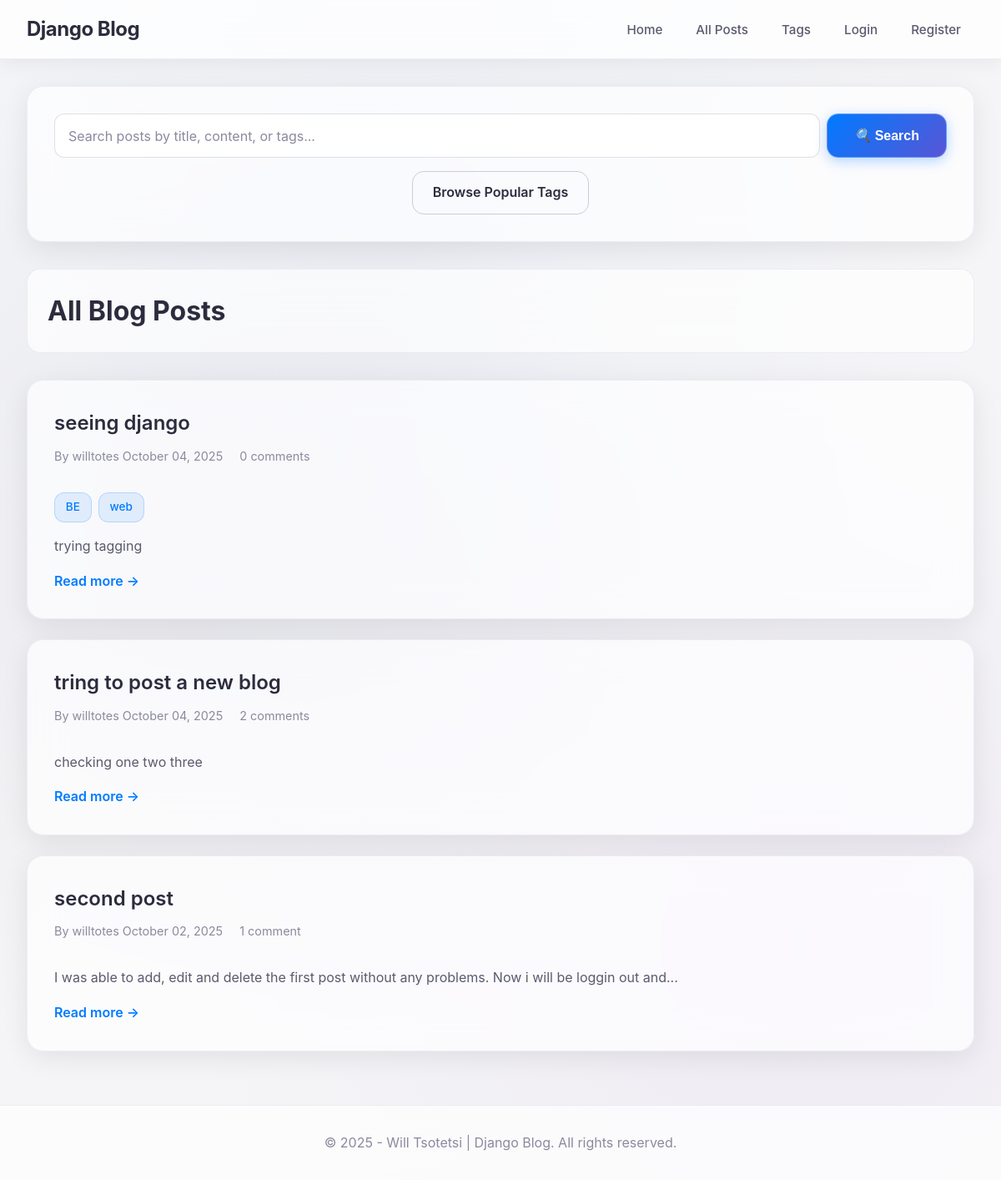
/posts/, run on the app's committed database.
### blog/models.py (models this page shows, shortened)
class Post(models.Model):
    title = models.CharField(max_length=200)
    content = models.TextField()
    published_date = models.DateTimeField(default=timezone.now)
    author = models.ForeignKey(User, on_delete=models.CASCADE)
    tags = TaggableManager(blank=True)
    def excerpt(self, length=100):
        return self.content[:length] + '...' if len(self.content) > length else self.content
    def comment_count(self):
        return self.comments.count()

### blog/views.py (the view)
# urls.py: path('posts/', PostListView.as_view(), name='post-list'),
class PostListView(ListView):
    model = Post
    template_name = 'blog/post_list.html'
    context_object_name = 'posts'
    ordering = ['-published_date']
    paginate_by = 5

### blog/templates/blog/post_list.html (shortened to what this page needs)
{% extends "blog/base.html" %}
{% block content %}
<div class="search-section">
    <div class="search-container">
        <form method="GET" action="{% url 'search' %}" class="search-form">
            <div class="input-group">
                <input type="text" name="q" class="form-control search-input"
                       placeholder="Search posts by title, content, or tags..."
                       value="{{ request.GET.q }}">
                <button type="submit" class="btn btn-primary search-btn">
                    <i class="search-icon">🔍</i> Search
                </button>
            </div>
        </form>
        <div class="search-actions">
            <a href="{% url 'popular-tags' %}" class="btn btn-outline">Browse Popular Tags</a>
        </div>
    </div>
</div>
<div class="posts-header">
    <h1>All Blog Posts</h1>
</div>
{% if posts %}
    <div class="posts-list">
        {% for post in posts %}
        <article class="post-item">
            <h2><a href="{% url 'post-detail' post.pk %}">{{ post.title }}</a></h2>
            <div class="post-meta">
                <span class="author">By {{ post.author.username }}</span>
                <span class="date">{{ post.published_date|date:"F d, Y" }}</span>
                <span class="comment-count">{{ post.comment_count }} comment{{ post.comment_count|pluralize }}</span>
            </div>
            {% if post.tags.all %}
            <div class="post-tags-small">
                {% for tag in post.tags.all %}
                <a href="{% url 'tagged-posts' tag.name %}" class="tag tag-small">{{ tag.name }}</a>
                {% endfor %}
            </div>
            {% endif %}
            <div class="post-excerpt">
                {{ post.excerpt }}
            </div>
            <div class="post-actions">
                <a href="{% url 'post-detail' post.pk %}" class="read-more">Read more →</a>
            </div>
        </article>
        {% endfor %}
    </div>
{% endif %}
{% endblock %}

### data on the page
Post: title "seeing django", author.username "willtotes", published_date "October 04, 2025", comment_count "0", excerpt "trying tagging"
Tag: name "BE"
Tag: name "web"
Post: title "tring to post a new blog", author.username "willtotes", published_date "October 04, 2025", comment_count "2", excerpt "checking one two three"
Post: title "second post", author.username "willtotes", published_date "October 02, 2025", comment_count "1", excerpt "I was able to add, edit and delete the first post without any problems. Now i will be loggin out and..."
